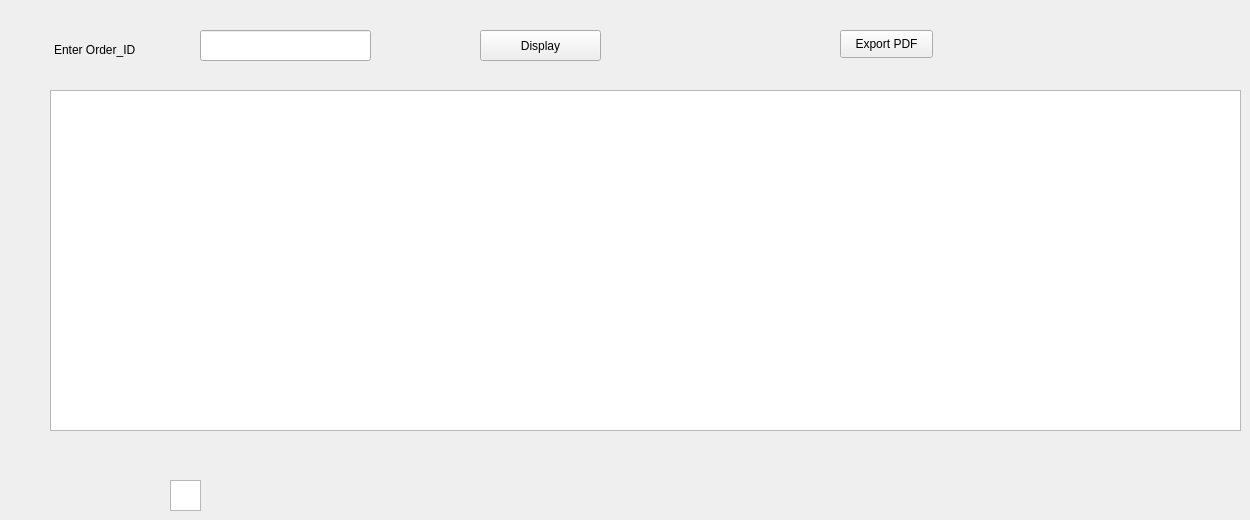
     <widget class="QWidget" name="Table_Refill_Order_Search">
      <attribute name="title">
       <string>Search</string>
      </attribute>
      <widget class="QPushButton" name="pushButton_Search_Refill_Order_Display_2">
       <property name="geometry">
        <rect>
         <x>480</x>
         <y>30</y>
         <width>121</width>
         <height>31</height>
        </rect>
       </property>
       <property name="text">
        <string>Display</string>
       </property>
      </widget>
      <widget class="QLineEdit" name="lineEdit_Search_Refill_ORDER_ID">
       <property name="geometry">
        <rect>
         <x>200</x>
         <y>30</y>
         <width>171</width>
         <height>31</height>
        </rect>
       </property>
       <property name="text">
        <string/>
       </property>
      </widget>
      <widget class="QLabel" name="label_Refill_Order_Search_ID">
       <property name="geometry">
        <rect>
         <x>54</x>
         <y>40</y>
         <width>91</width>
         <height>20</height>
        </rect>
       </property>
       <property name="text">
        <string>Enter Order_ID</string>
       </property>
      </widget>
      <widget class="QTableView" name="tableView_Search_Refill_Order_Display_2">
       <property name="geometry">
        <rect>
         <x>50</x>
         <y>90</y>
         <width>1191</width>
         <height>341</height>
        </rect>
       </property>
      </widget>
      <widget class="QTableView" name="tableView_Driver_Display">
       <property name="geometry">
        <rect>
         <x>170</x>
         <y>480</y>
         <width>31</width>
         <height>31</height>
        </rect>
       </property>
      </widget>
      <widget class="QPushButton" name="pb_pdf">
       <property name="geometry">
        <rect>
         <x>840</x>
         <y>30</y>
         <width>93</width>
         <height>28</height>
        </rect>
       </property>
       <property name="text">
        <string>Export PDF</string>
       </property>
      </widget>
     </widget>
